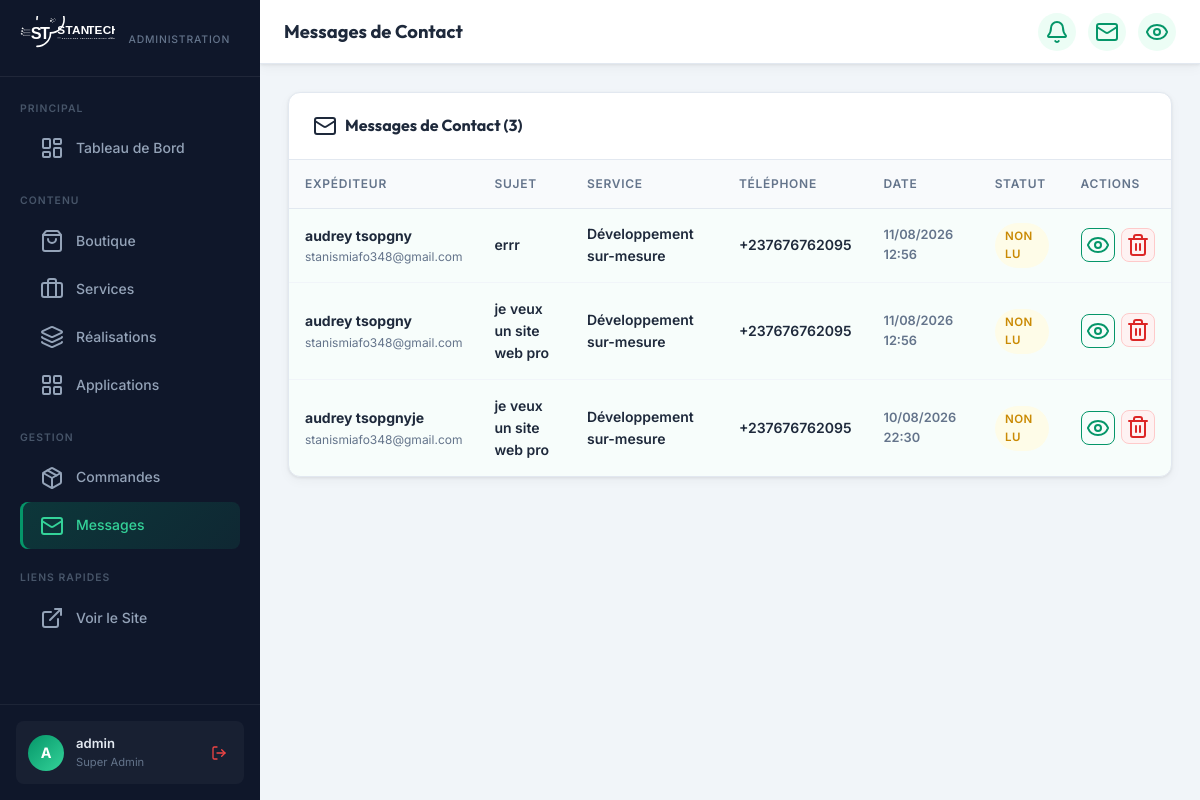
The page /dashboard/messages/ (signed in) on the database as committed earlier.
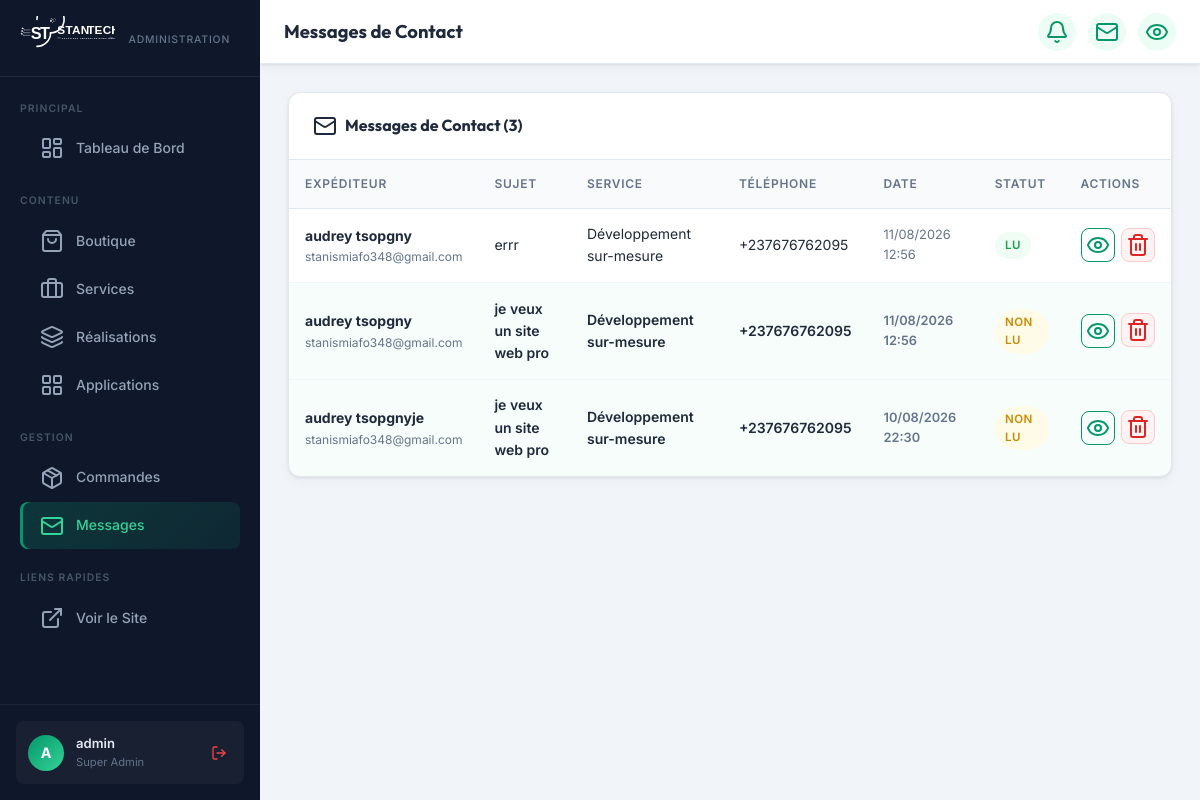
The same page on the database as committed later.
### core/models.py (models this page shows, shortened)
class ContactMessage(models.Model):
    name = models.CharField(max_length=150, verbose_name="Nom complet")
    email = models.EmailField(verbose_name="Email")
    phone = models.CharField(max_length=30, blank=True, verbose_name="Téléphone")
    subject = models.CharField(max_length=200, verbose_name="Sujet")
    service_interest = models.CharField(max_length=100, blank=True, verbose_name="Service concerné")
    message = models.TextField(verbose_name="Message")
    is_read = models.BooleanField(default=False, verbose_name="Lu / Traité")
    created_at = models.DateTimeField(auto_now_add=True, verbose_name="Date d'envoi")
    class Meta:
        verbose_name = "Message de Contact"
        verbose_name_plural = "Messages de Contact"
        ordering = ['-created_at']

### core/admin_views.py (the view)
# urls.py: path('dashboard/messages/', admin_views.dashboard_messages, name='dashboard_messages'),
@login_required(login_url='/dashboard/login/')
@user_passes_test(is_superuser, login_url='/dashboard/login/')
def dashboard_messages(request):
    msgs = ContactMessage.objects.all()
    context = {'msgs': msgs, 'page_title': 'Messages de Contact'}
    return render(request, 'admin_custom/messages.html', context)

### core/admin_views.py (called while the page is built)
def is_superuser(user):
    return user.is_authenticated and user.is_superuser

### core/context_processors.py (called while the page is built, shortened)
def cart_context(request):
    cart = request.session.get('cart', {})
    if not isinstance(cart, dict):
        cart = {}
    total_items = 0
    total_price = 0.0
    return {
        'cart_count': total_items,
        'cart_total': total_price,
        'cart_items': cart,
    }

### templates/admin_custom/messages.html (shortened to what this page needs)
{% extends 'admin_custom/base.html' %}
{% block content %}
<div class="table-card">
  <div class="table-header">
    <h3><i data-lucide="mail"></i> Messages de Contact ({{ msgs.count }})</h3>
  </div>
  {% if msgs %}
  <div class="table-responsive">
    <table>
      <thead>
        <tr>
          <th>Expéditeur</th>
          <th>Sujet</th>
          <th>Service</th>
          <th>Téléphone</th>
          <th>Date</th>
          <th>Statut</th>
          <th>Actions</th>
        </tr>
      </thead>
      <tbody>
        {% for msg in msgs %}
        <tr style="{% if not msg.is_read %}font-weight:600; background:rgba(16,185,129,0.03);{% endif %}">
          <td>
            <a href="{% url 'dashboard_message_read' msg.pk %}" style="color:var(--text-main); text-decoration:none;">
              <strong>{{ msg.name }}</strong>
              <div style="font-size:0.75rem; color:var(--text-muted); font-weight:normal;">{{ msg.email }}</div>
            </a>
          </td>
          <td>{{ msg.subject }}</td>
          <td>{{ msg.service_interest|default:"Général" }}</td>
          <td>{{ msg.phone|default:"—" }}</td>
          <td style="font-size:0.8rem; color:var(--text-muted);">{{ msg.created_at|date:"d/m/Y H:i" }}</td>
          <td>
            {% if msg.is_read %}
              <span class="badge badge-green">Lu</span>
            {% else %}
              <span class="badge badge-yellow">Non lu</span>
            {% endif %}
          </td>
          <td>
            <div class="action-cell">
              <a href="{% url 'dashboard_message_read' msg.pk %}" class="btn btn-outline btn-sm btn-icon" title="Lire le message">
                <i data-lucide="eye"></i>
              </a>
              <form method="post" action="{% url 'dashboard_message_delete' msg.pk %}" onsubmit="return confirm('Voulez-vous vraiment supprimer ce message ?');" style="display:inline;">
                <button type="submit" class="btn btn-danger btn-sm btn-icon" title="Supprimer">
                  <i data-lucide="trash-2"></i>
                </button>
              </form>
            </div>
          </td>
        </tr>
        {% endfor %}
      </tbody>
    </table>
  </div>
  {% else %}
    <div class="empty-state">
      <i data-lucide="mail-search"></i>
      <h4>Aucun message</h4>
      <p>Les messages reçus via le formulaire de contact apparaîtront ici.</p>
    </div>
  {% endif %}
</div>
{% endblock %}

Rows that differ between the two databases and show on the page:
changed ContactMessage "errr": is_read "NON LU" → "LU"
